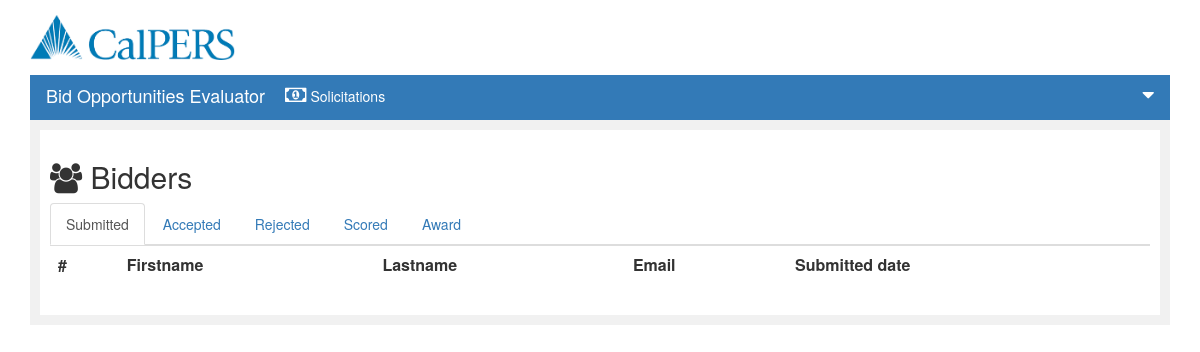
/bidderEvaluate.php, run on the app's committed database.
### tables this page shows
CREATE TABLE IF NOT EXISTS `eval_status` (
  `id` int(11) NOT NULL AUTO_INCREMENT,
  `description` varchar(250) NOT NULL,
  PRIMARY KEY (`id`)
);

### submit_eval.php (the view, shortened to what this page needs)
<?php
function getBidderList(){
  $conn = mysqli_connect($GLOBALS['servername'], $GLOBALS['username'], $GLOBALS['password'], $GLOBALS['dbname']);
	if (!$conn) {
			die("Connection failed: " . mysqli_connect_error());
		}else{
			    $eval_status = "select * from eval_status order by id asc";
			    $eval_result = mysqli_query($conn, $eval_status);
			 $tab_menu = '';
			$tab_content = '';
			$i = 0;
			while($row = mysqli_fetch_array($eval_result))
			{
			 if($i == 0)
			 {
			  $tab_menu .= '
			   <li class=" active"><a class="active" href="#'.$row["description"].'" data-toggle="tab">'.$row["description"].'</a></li>
			  ';
			  $tab_content .= '
			   <div id="'.$row["description"].'" class="tab-pane fade in active"><table class="table table-hover">
			                          <tr>
			                               <th >#</th>
			                               <th >Firstname</th>
			                               <th >Lastname</th>
			                               <th >Email</th>
			                               <th >Submitted date</th>
			                          </tr>
			  ';
			 }
			 else
			 {
			  $tab_menu .= '
			   <li ><a class="nav-link" href="#'.$row["description"].'" data-toggle="tab">'.$row["description"].'</a></li>
			  ';
			  if ($row["description"] == "Scored"){
			  $tab_content .= '
			   <div id="'.$row["description"].'" class="tab-pane fade"><table class="table table-hover">
			                          <tr>
			                               <th >#</th>
			                               <th >Firstname</th>
			                               <th >Lastname</th>
			                               <th >Email</th>
			                               <th >Submitted date</th>
			                               <th> Score </th>
			                               <th> Ammount </th>
			                               <th> Comments </th>
			                          </tr>
			  ';
			  }else {
			    $tab_content .= '
			   <div id="'.$row["description"].'" class="tab-pane fade"><table class="table table-hover">
			                          <tr>
			                               <th >#</th>
			                               <th >Firstname</th>
			                               <th >Lastname</th>
			                               <th >Email</th>
			                               <th >Submitted date</th>
			                          </tr>
			  ';
			  }
			 }
			 $tab_content .= '</table><div style="clear:both"></div></div>';
			  $i++;
			}
		}
		echo '
			<ul class="nav nav-tabs">'
				.$tab_menu.'
   			</ul>
   			<div class="tab-content">'
             .$tab_content.'
 			</div>
 			';
}
?>

### css/custom.css (style rules this page uses)
body { padding-top: 0 !important; }

### data on the page
eval_status: description "Submitted"
eval_status: description "Accepted"
eval_status: description "Rejected"
eval_status: description "Scored"
eval_status: description "Award"
